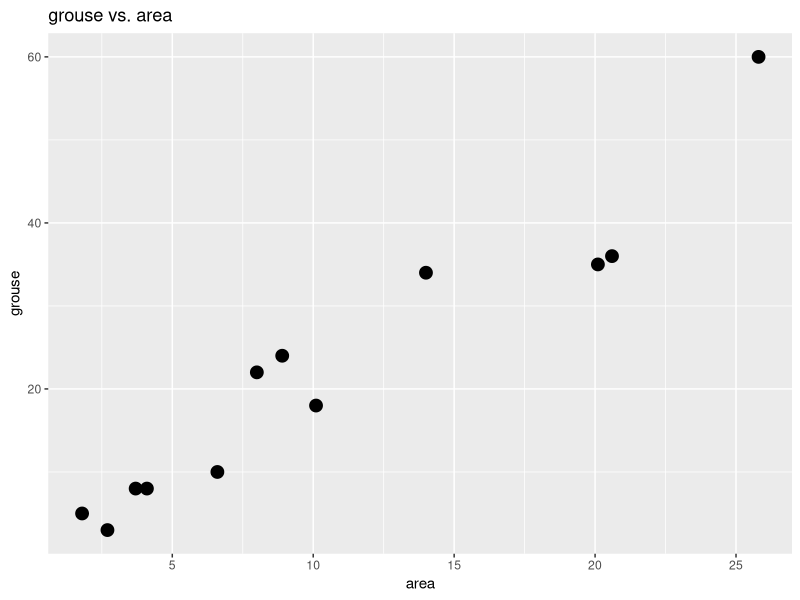
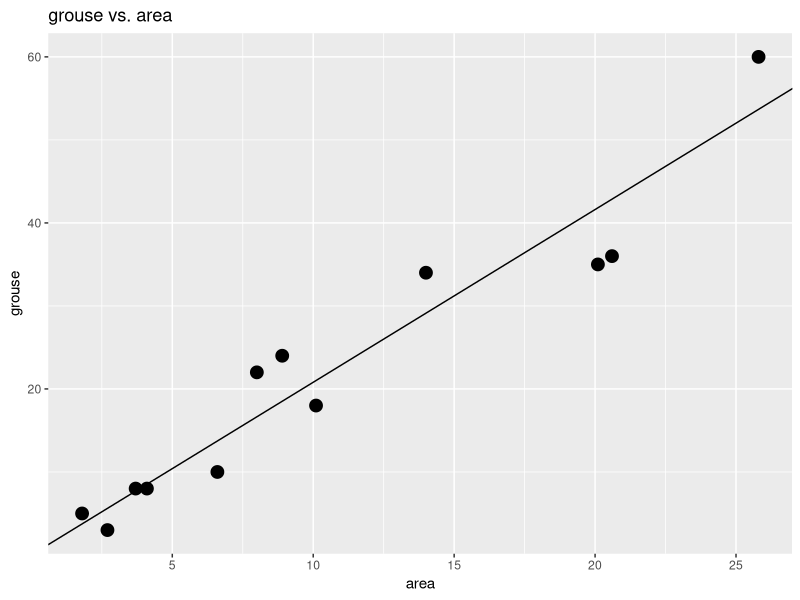
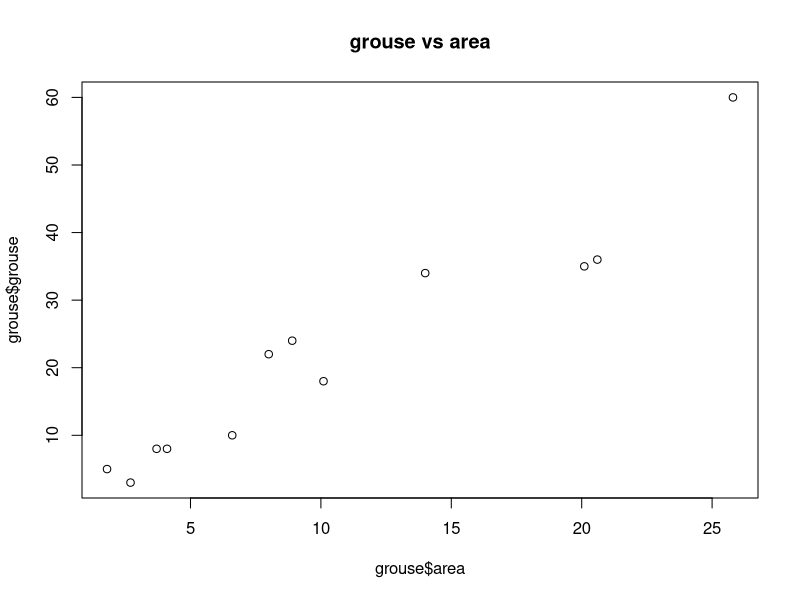
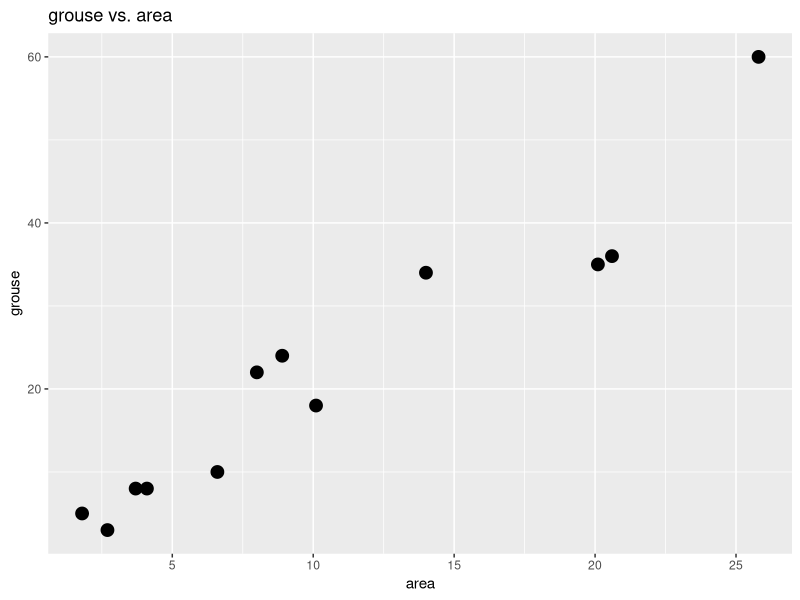
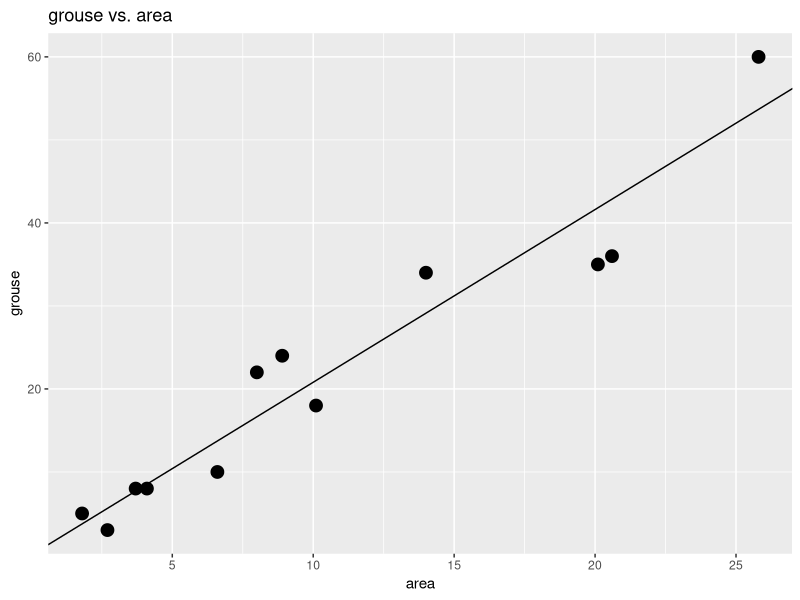

These figures' R source, in order:
# Estimating numbers of grouse using a survey	
# 2015-02-21 CJS update split; ##***; ggplot2


# A wildlife biologist has estimated the grouse population
# in a region containing isolated areas (called pockets) of
# bush as follows: She selected 12 pockets of bush at random, and
# attempted to count the numbers of grouse in each of of these.
# (One can assume that the grouse are almost all found in the bush, and for the
# purpose of this question, that the counts were perfectly accurate.)	
# The total number of pockets of bush in the region is 248, 
# comprising a total area of 3015 hectares.	

# Lines starting in ##--part001b; and ##***part001e; are used
# to bracket portions of the R code for inclusion into my
# course notes and are not normally coded.

options(useFancyQuotes=FALSE) # renders summary output corrects
library(ggplot2)
library(plyr)
library(survey)

# Read in the data
sink('grouse-R-001.txt', split=TRUE)
##***part001b;
grouse <- read.csv("grouse.csv", header=TRUE, as.is=TRUE, strip.white=TRUE)
Npockets <- 248
TotalArea <- 3015
grouse
##***part001e;
sink()



# Analysis as a simple random sample, ignoring the area
sink('grouse-R-002.txt', split=TRUE)
##***part002b;
n.pockets        <- length(grouse$grouse)
mean.grouse      <- mean(grouse$grouse)
sd.grouse        <- sd(grouse$grouse)
se.mean.grouse   <- sd.grouse / sqrt(n.pockets)
cat(' Est Mean grouse/pocket is ',mean.grouse,' with a se of',
      se.mean.grouse,"\n")
      
total.grouse    <- mean.grouse    * Npockets
se.total.grouse <- se.mean.grouse * Npockets
cat(' Est Total grouse is ',total.grouse,' with a se of',
      se.total.grouse,"\n")
##***part002e;
sink()


# Analysis as a simple random sample, using the survey package
sink('grouse-R-003.txt', split=TRUE)
##***part003b;
library(survey)
# Add a variable for the number of subarea in the population
grouse$Npockets <- Npockets
grouse[1:5,]
grouse.design <- svydesign(data=grouse, 
      ids=~1, # no clusters
      fpc=~Npockets)  # boats in the day
print(grouse.design)
mean.grouse2  <- svymean(  ~grouse, design=grouse.design)
mean.grouse2
total.grouse2 <- svytotal( ~grouse, design=grouse.design)
total.grouse2
##***part003e;
sink()










#************ Analysis using standard R functions ***********
# These typically do not include the effects of the finite population
# correction factor, but will be good enough.
#
 
# Create the weighting variable = 1/X
sink('grouse-R-010.txt', split=TRUE)
##***part010b;
grouse$weight <- 1/grouse$area
grouse[1:5,]
##***part010e;
sink()


# Do a plot of grouse vs area to check for linearity
png('grouse-R-011.png')
##***part011b;
plot(grouse$area, grouse$grouse,
   main='grouse vs area')
##***part011e;
dev.off()

##***part011b;
prelim <- ggplot(data=grouse, aes(x=area, y=grouse))+
  ggtitle("grouse vs. area")+
  geom_point(size=4)
prelim
##***part011e;
ggsave(prelim, file='grouse-R-011.png', h=4, w=6, units="in", dpi=300)


sink('grouse-R-012.txt', split=TRUE)
##***part012b;
grouse.fit <- lm(grouse ~ 0 + area, data=grouse, weights=weight)
summary(grouse.fit)
##***part012e;
sink()

# Do a plot of area vs grouse to check for linearity and add the fitted curve
##***part013b;
prelim2 <- prelim +
  geom_abline(intercept=0, slope=grouse.fit$coefficients[1])
prelim2
##***part013e;
ggsave(prelim2, file='grouse-R-013.png', h=4, w=6, units="in", dpi=300)

# Ge the estimated total
sink('grouse-R-014.txt', split=TRUE)
##***part014b;
total.grouse.ratio    <- grouse.fit$coefficient * TotalArea
se.total.grouse.ratio <- coef(summary(grouse.fit))[,"Std. Error"] * TotalArea 
cat(' Est Total grouse using ratio estimator is ',total.grouse.ratio,' with a se of',
      se.total.grouse.ratio,"\n")

##***part014e;
sink()


#************ Analysis using the survey package **********

# For a proper analysis of survey data, you should construct
# a survey.design object so that subsequent analysis can
# account for the design, the fpc, etc.
# This is likely overkill for simple random samples and simple
# means and totals

sink('grouse-R-020.txt', split=TRUE)
##***part020b;
library(survey)
grouse$Npockets <- Npockets
grouse[1:5,]
grouse.design <- svydesign(data=grouse, 
      ids=~1, # no clusters
      fpc=~Npockets)  # boats in the day
print(grouse.design)
grouse.ratio <- svyratio(numerator=~grouse,
               denominator=~area, grouse.design)
grouse.ratio
grouse.total <- predict(grouse.ratio, total=TotalArea)
grouse.total
##***part020e;
sink()
